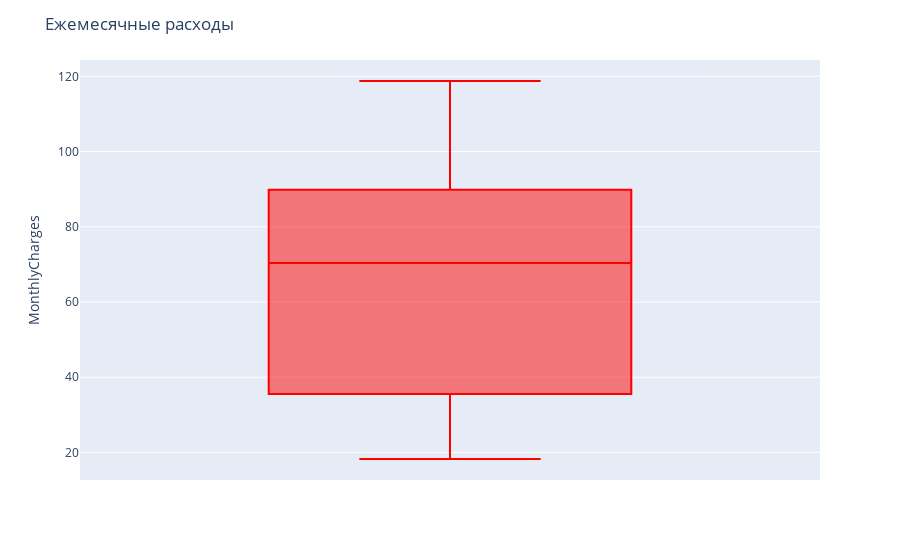
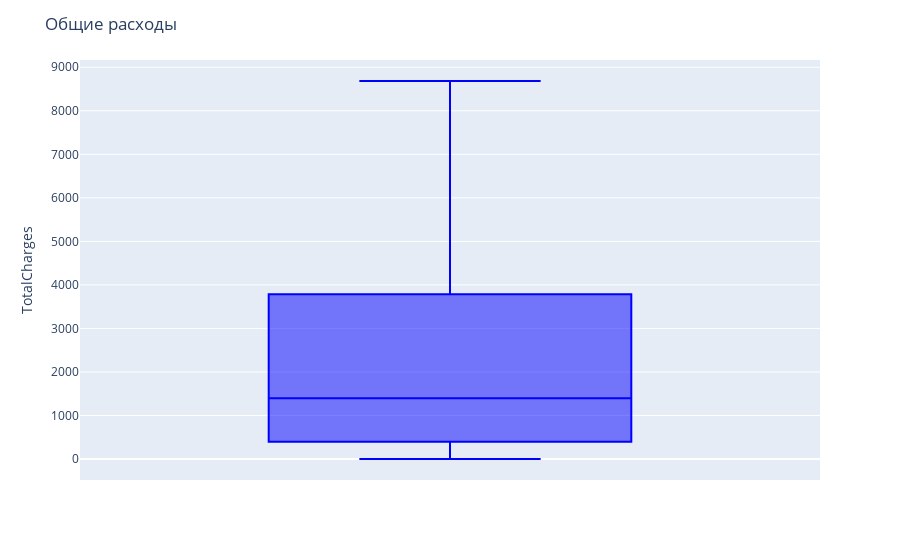

Notebook source saved alongside these figures, in order:
### Markdown cell above
Посмотрим ящики с усами для цифровых значений:

### Code cell
fig = px.box(df_for_plot, y='MonthlyCharges')
fig.update_traces(marker_color='red', marker_size=3, line_width=2)
fig.update_layout(title='Ежемесячные расходы')

fig2 = px.box(df_for_plot, y='TotalCharges')
fig2.update_traces(marker_color='blue', marker_size=3, line_width=2)
fig2.update_layout(title='Общие расходы')

fig.show()
fig2.show()

### Figure 1 — Plotly figure (JSON) as saved in the notebook; plotly's stock layout.template omitted (floating-point values rounded to 4 significant figures; data arrays with more than 128 entries replaced by an {"elided": "..."} marker saying what was removed)
{"data": [{"alignmentgroup": "True", "hovertemplate": "MonthlyCharges=%{y}<extra></extra>", "legendgroup": "", "line": {"width": 2}, "marker": {"color": "red", "size": 3}, "name": "", "notched": false, "offsetgroup": "", "orientation": "v", "showlegend": false, "type": "box", "x0": " ", "xaxis": "x", "y": {"elided": "7043 float values"}, "y0": " ", "yaxis": "y"}], "layout": {"boxmode": "group", "legend": {"tracegroupgap": 0}, "margin": {"t": 60}, "title": {"text": "Ежемесячные расходы"}, "xaxis": {"anchor": "y", "domain": [0, 1]}, "yaxis": {"anchor": "x", "domain": [0, 1], "title": {"text": "MonthlyCharges"}}}}

### Figure 2 — Plotly figure (JSON) as saved in the notebook; plotly's stock layout.template omitted (floating-point values rounded to 4 significant figures; data arrays with more than 128 entries replaced by an {"elided": "..."} marker saying what was removed)
{"data": [{"alignmentgroup": "True", "hovertemplate": "TotalCharges=%{y}<extra></extra>", "legendgroup": "", "line": {"width": 2}, "marker": {"color": "blue", "size": 3}, "name": "", "notched": false, "offsetgroup": "", "orientation": "v", "showlegend": false, "type": "box", "x0": " ", "xaxis": "x", "y": {"elided": "7043 float values"}, "y0": " ", "yaxis": "y"}], "layout": {"boxmode": "group", "legend": {"tracegroupgap": 0}, "margin": {"t": 60}, "title": {"text": "Общие расходы"}, "xaxis": {"anchor": "y", "domain": [0, 1]}, "yaxis": {"anchor": "x", "domain": [0, 1], "title": {"text": "TotalCharges"}}}}
